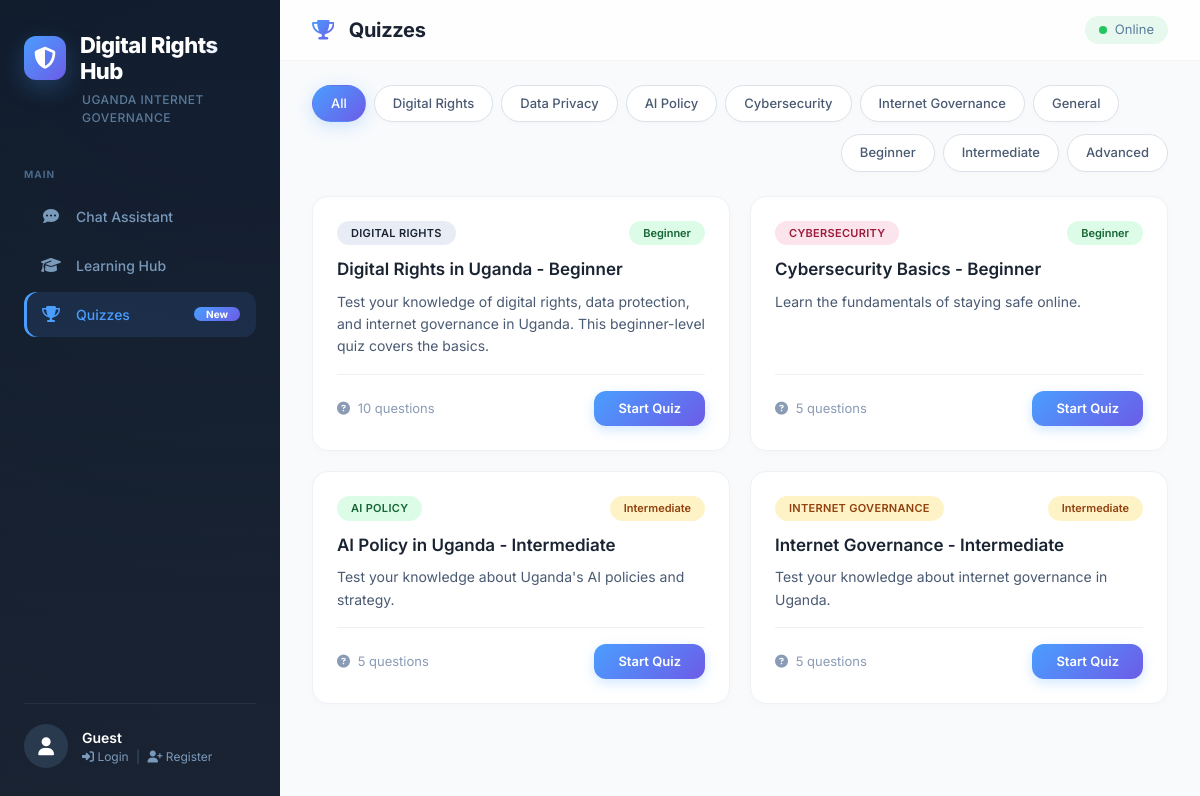
Screenshot of /quizzes/ with the database file from the repository.
### chatbot/models.py (models this page shows, shortened)
class Quiz(models.Model):
    CATEGORY_CHOICES = [
        ('digital_rights', 'Digital Rights'),
        ('privacy', 'Data Privacy'),
        ('ai_policy', 'AI Policy'),
        ('cybersecurity', 'Cybersecurity'),
        ('internet_governance', 'Internet Governance'),
        ('general', 'General'),
    ]
    title = models.CharField(max_length=200)
    description = models.TextField()
    category = models.CharField(max_length=50, choices=CATEGORY_CHOICES)
    difficulty = models.CharField(max_length=20, choices=[
        ('beginner', 'Beginner'),
        ('intermediate', 'Intermediate'),
        ('advanced', 'Advanced'),
    ], default='beginner')
    time_limit = models.IntegerField(default=5)
    passing_score = models.IntegerField(default=70)
    is_published = models.BooleanField(default=True)
    created_at = models.DateTimeField(auto_now_add=True)
    def get_question_count(self):
        return self.questions.count()

### chatbot/views.py (the view)
# urls.py: path('quizzes/', views.quiz_list, name='quiz_list'),
def quiz_list(request):
    category = request.GET.get('category', '')
    difficulty = request.GET.get('difficulty', '')
    quizzes = Quiz.objects.filter(is_published=True)
    if category:
        quizzes = quizzes.filter(category=category)
    if difficulty:
        quizzes = quizzes.filter(difficulty=difficulty)
    categories = Quiz.CATEGORY_CHOICES
    difficulties = Quiz._meta.get_field('difficulty').choices
    context = {
        'quizzes': quizzes,
        'categories': categories,
        'difficulties': difficulties,
        'current_category': category,
        'current_difficulty': difficulty,
    }
    return render(request, 'chatbot/quiz_list.html', context)

### chatbot/templates/chatbot/quiz_list.html (shortened to what this page needs)
<!DOCTYPE html>
<html lang="en">
<head>
    <link href="https://cdn.jsdelivr.net/npm/bootstrap@5.3.0/dist/css/bootstrap.min.css" rel="stylesheet">
    <link rel="stylesheet" href="https://cdnjs.cloudflare.com/ajax/libs/font-awesome/6.4.0/css/all.min.css">
</head>
<body>
<div class="app-container">
    <aside class="sidebar">
        <div class="sidebar-brand">
            <div class="logo-icon">
                <div class="icon-wrap"><i class="fas fa-shield-alt"></i></div>
                <h1>Digital Rights Hub</h1>
            </div>
            <div class="subtitle">Uganda Internet Governance</div>
        </div>
        <nav class="sidebar-nav">
            <div class="nav-label">Main</div>
            <a href="/" class="nav-item"><i class="fas fa-comment-dots"></i> Chat Assistant</a>
            <a href="/learn/" class="nav-item"><i class="fas fa-graduation-cap"></i> Learning Hub</a>
            <a href="/quizzes/" class="nav-item active"><i class="fas fa-trophy"></i> Quizzes <span class="badge">New</span></a>
        </nav>
        <div class="sidebar-footer">
            <div class="user-info">
                {% if user.is_authenticated %}
                    <div class="user-avatar">{{ user.username|make_list|first|upper }}</div>
                    <div>
                        <div class="user-name">{{ user.username }}</div>
                        <div class="user-role">
                            <a href="{% url 'profile' %}"><i class="fas fa-user"></i> Profile</a>
                            <span class="sep">|</span>
                            <a href="{% url 'logout' %}"><i class="fas fa-sign-out-alt"></i> Logout</a>
                        </div>
                    </div>
                {% else %}
                    <div class="user-avatar guest"><i class="fas fa-user" style="font-size:18px;"></i></div>
                    <div>
                        <div class="user-name">Guest</div>
                        <div class="user-role">
                            <a href="{% url 'login' %}"><i class="fas fa-sign-in-alt"></i> Login</a>
                            <span class="sep">|</span>
                            <a href="{% url 'register' %}"><i class="fas fa-user-plus"></i> Register</a>
                        </div>
                    </div>
                {% endif %}
            </div>
        </div>
    </aside>
    <main class="main-content">
        <header class="main-header">
            <h2><i class="fas fa-trophy"></i> Quizzes</h2>
            <div class="header-actions"><span class="status"><span class="dot"></span><span>Online</span></span></div>
        </header>
        <div class="content-area">
            <div class="filters-bar">
                <div class="filter-group">
                    <a href="?{% if current_difficulty %}difficulty={{ current_difficulty }}&{% endif %}" class="filter-btn {% if not current_category %}active{% endif %}">All</a>
                    {% for key, label in categories %}
                    <a href="?category={{ key }}{% if current_difficulty %}&difficulty={{ current_difficulty }}{% endif %}" class="filter-btn {% if current_category == key %}active{% endif %}">{{ label }}</a>
                    {% endfor %}
                </div>
                <div class="filter-group" style="margin-left:auto;">
                    {% for key, label in difficulties %}
                    <a href="?difficulty={{ key }}{% if current_category %}&category={{ current_category }}{% endif %}" class="filter-btn {% if current_difficulty == key %}active{% endif %}">{{ label }}</a>
                    {% endfor %}
                </div>
            </div>
            {% if quizzes %}
            <div class="quizzes-grid">
                {% for quiz in quizzes %}
                <div class="quiz-card">
                    <div class="card-top">
                        <span class="card-badge badge-{{ quiz.category }}">{{ quiz.get_category_display }}</span>
                        <span class="difficulty-badge difficulty-{{ quiz.difficulty }}">{{ quiz.get_difficulty_display }}</span>
                    </div>
                    <div class="card-title">{{ quiz.title }}</div>
                    <div class="card-description">{{ quiz.description|truncatewords:20 }}</div>
                    <div class="card-footer">
                        <span class="meta"><i class="fas fa-question-circle"></i> {{ quiz.get_question_count }} questions</span>
                        <a href="{% url 'quiz_detail' quiz.id %}" class="btn-start">Start Quiz</a>
                    </div>
                </div>
                {% endfor %}
            </div>
            {% else %}
            <div class="empty-state">
                <i class="fas fa-trophy"></i>
                <h3>No quizzes available</h3>
                <p>Check back soon for new quizzes!</p>
            </div>
            {% endif %}
        </div>
    </main>
</div>
</body>
</html>

### rows the page displays
Quiz: category "DIGITAL RIGHTS", difficulty "Beginner", title "Digital Rights in Uganda - Beginner", description "Test your knowledge of digital rights, data protection, and internet governance in Uganda. This beginner-level quiz covers the basics.", get_question_count "10"
Quiz: category "CYBERSECURITY", difficulty "Beginner", title "Cybersecurity Basics - Beginner", description "Learn the fundamentals of staying safe online.", get_question_count "5"
Quiz: category "AI POLICY", difficulty "Intermediate", title "AI Policy in Uganda - Intermediate", description "Test your knowledge about Uganda's AI policies and strategy.", get_question_count "5"
Quiz: category "INTERNET GOVERNANCE", difficulty "Intermediate", title "Internet Governance - Intermediate", description "Test your knowledge about internet governance in Uganda.", get_question_count "5"

### other values shown
{{ label }} "Digital Rights" "Data Privacy" "AI Policy" "Cybersecurity" "Internet Governance" "General"
{{ label }} "Beginner" "Intermediate" "Advanced"
